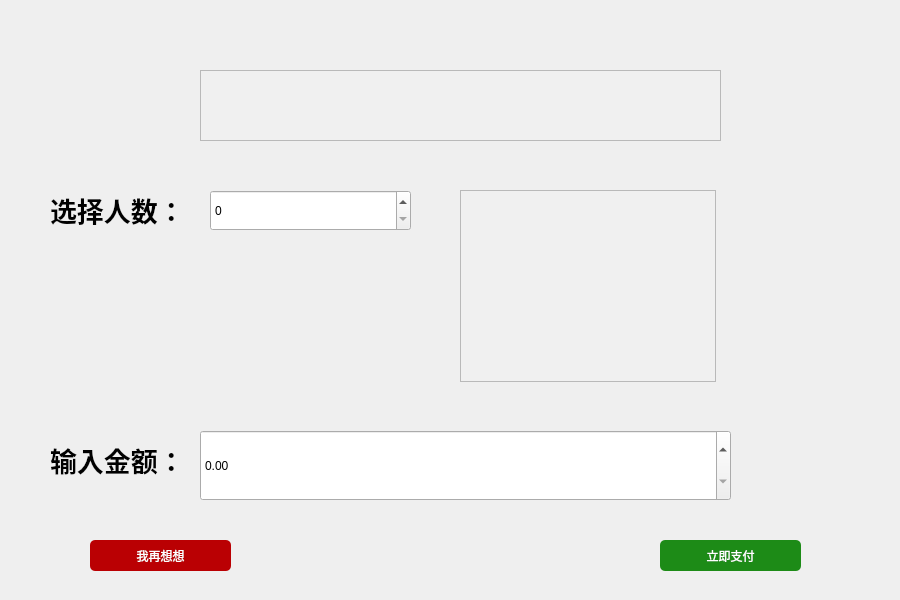
<?xml version="1.0" encoding="UTF-8"?>
<ui version="4.0">
 <class>Checkstand</class>
 <widget class="QWidget" name="Checkstand">
  <property name="geometry">
   <rect>
    <x>0</x>
    <y>0</y>
    <width>900</width>
    <height>600</height>
   </rect>
  </property>
  <property name="windowTitle">
   <string>Form</string>
  </property>
  <widget class="QPushButton" name="pushButton">
   <property name="geometry">
    <rect>
     <x>90</x>
     <y>540</y>
     <width>141</width>
     <height>31</height>
    </rect>
   </property>
   <property name="styleSheet">
    <string notr="true">font: 700 16pt &quot;Microsoft YaHei UI&quot;;
color:rgb(255, 255, 255);
background-color:rgb(186, 0, 3);
border-radius:5px;</string>
   </property>
   <property name="text">
    <string>我再想想</string>
   </property>
  </widget>
  <widget class="QPushButton" name="pushButton_2">
   <property name="geometry">
    <rect>
     <x>660</x>
     <y>540</y>
     <width>141</width>
     <height>31</height>
    </rect>
   </property>
   <property name="styleSheet">
    <string notr="true">font: 700 16pt &quot;Microsoft YaHei UI&quot;;
color:rgb(255, 255, 255);
background-color:rgb(29, 139, 23);
border-radius:5px;</string>
   </property>
   <property name="text">
    <string>立即支付</string>
   </property>
  </widget>
  <widget class="QSpinBox" name="spinBox">
   <property name="geometry">
    <rect>
     <x>210</x>
     <y>190</y>
     <width>201</width>
     <height>41</height>
    </rect>
   </property>
  </widget>
  <widget class="QTextBrowser" name="textBrowser">
   <property name="geometry">
    <rect>
     <x>460</x>
     <y>190</y>
     <width>256</width>
     <height>192</height>
    </rect>
   </property>
   <property name="styleSheet">
    <string notr="true">background-color:rgb(240, 240, 240);
border-color: rgb(240, 240, 240);</string>
   </property>
  </widget>
  <widget class="QTextBrowser" name="textBrowser_2">
   <property name="geometry">
    <rect>
     <x>200</x>
     <y>70</y>
     <width>521</width>
     <height>71</height>
    </rect>
   </property>
   <property name="styleSheet">
    <string notr="true">background-color:rgb(240, 240, 240);
border-color: rgb(240, 240, 240);</string>
   </property>
  </widget>
  <widget class="QLabel" name="label">
   <property name="geometry">
    <rect>
     <x>50</x>
     <y>190</y>
     <width>161</width>
     <height>40</height>
    </rect>
   </property>
   <property name="font">
    <font>
     <pointsize>20</pointsize>
     <bold>true</bold>
    </font>
   </property>
   <property name="styleSheet">
    <string notr="true">color: rgb(0, 0, 0);</string>
   </property>
   <property name="text">
    <string>选择人数：</string>
   </property>
  </widget>
  <widget class="QLabel" name="label_2">
   <property name="geometry">
    <rect>
     <x>50</x>
     <y>440</y>
     <width>151</width>
     <height>40</height>
    </rect>
   </property>
   <property name="font">
    <font>
     <pointsize>20</pointsize>
     <bold>true</bold>
    </font>
   </property>
   <property name="styleSheet">
    <string notr="true">color: rgb(0, 0, 0);</string>
   </property>
   <property name="text">
    <string>输入金额：</string>
   </property>
  </widget>
  <widget class="QDoubleSpinBox" name="doubleSpinBox">
   <property name="geometry">
    <rect>
     <x>200</x>
     <y>430</y>
     <width>531</width>
     <height>71</height>
    </rect>
   </property>
  </widget>
 </widget>
 <resources/>
 <connections/>
</ui>
